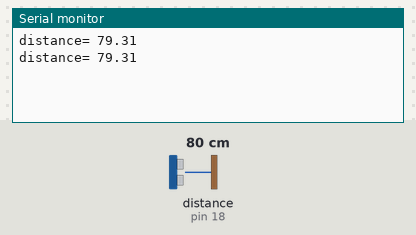
A sketch run on a simulated Arduino Uno, built with avr-gcc and run on an emulated ATmega328P. Parts: the last lines printed to the serial monitor. Wiring (inferred from the names in the program): ultrasonic range finder: trigger pin 5; echo pin 18. The test bench sets the inputs (shaded band); at power-on: distance to the obstacle (sensor on pin 18) 80 cm. The echo pulse lasts 58.3 µs per cm.

Above: at 1.8 s.
1.9 s: distance to the obstacle (sensor on pin 18) set to 2 cm
At 2.5 s:
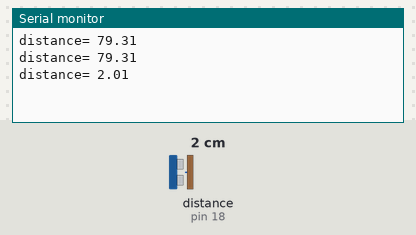
3.4 s: distance to the obstacle (sensor on pin 18) set to 4 cm
At 4.8 s:
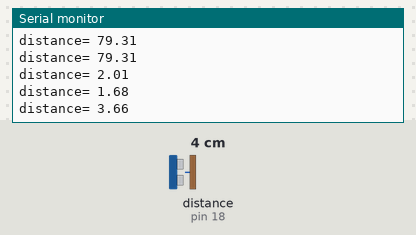
Timing chart, 0 to 6.4 s (numbered marks = the images above; inputs shaded):
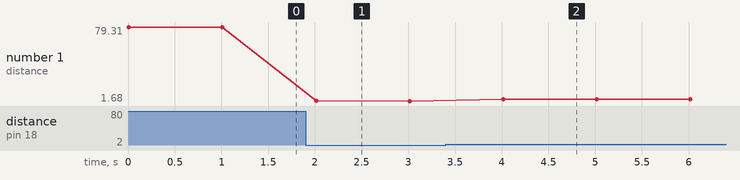

Measured:
- after the input at 1.9 s, the serial monitor: prints a new line after 0.11 s (image 1)
- after the input at 3.4 s, the serial monitor: prints a new line after 0.61 s (image 2)
- plotted number 1: 79.31 → 1.68 after the input at 1.9 s, 1.68 → 3.66 after the input at 3.4 s

The sketch:

sketch-1.ino
```cpp
int t_p=5;
int e_p=18;
float ss=0.034;
long durn;
float dist_cm;

void setup() {

  Serial.begin(115200);
  pinMode(t_p,OUTPUT);
  pinMode(e_p,INPUT);

}

void loop()
 {
digitalWrite(t_p,LOW);
delayMicroseconds(2);
digitalWrite(t_p,HIGH);
delayMicroseconds(10);
digitalWrite(t_p,LOW);
durn=pulseIn(e_p,HIGH);
dist_cm=durn*ss/2;
Serial.print("distance= ");
Serial.println(dist_cm);
  delay(1000);
 }
```
